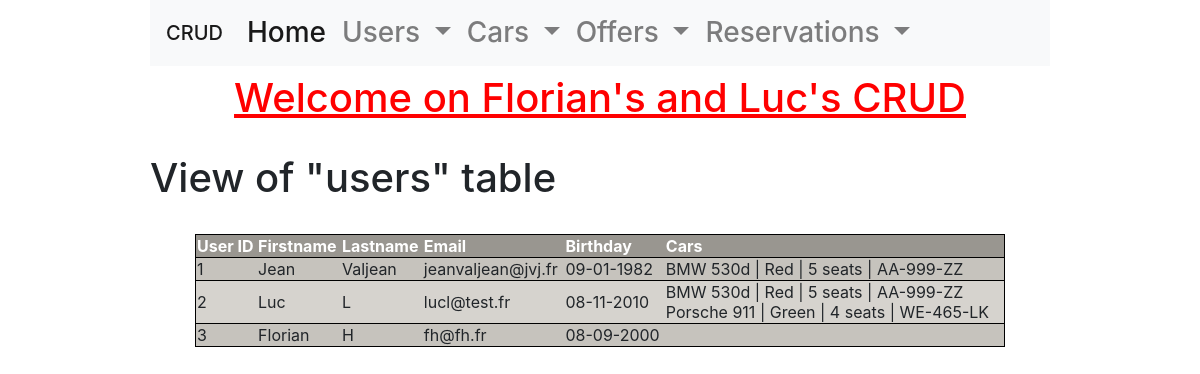
Page /Views/users_read.php on the committed database.
### tables this page shows
CREATE TABLE `users` (
  `id` int NOT NULL AUTO_INCREMENT,
  `firstname` varchar(255) NOT NULL,
  `lastname` varchar(255) NOT NULL,
  `email` varchar(255) NOT NULL,
  `birthday` datetime NOT NULL,
  PRIMARY KEY (`id`)
);

CREATE TABLE `cars` (
  `id` int NOT NULL AUTO_INCREMENT,
  `brand` varchar(255) NOT NULL,
  `model` varchar(255) NOT NULL,
  `mineral` varchar(255) NOT NULL,
  `color` varchar(255) NOT NULL,
  `nbrSlots` int NOT NULL,
  PRIMARY KEY (`id`)
);

### class/Services/DataBaseService.php (called while the page is built, shortened)
<?php
class DataBaseService
{
    private $connection;
    public function __construct()
    {
        try {
            $this->connection = new PDO(
                'mysql:host=' . self::HOST . ';port=' . self::PORT . ';dbname=' . self::DATABASE_NAME,
                self::MYSQL_USER,
                self::MYSQL_PASSWORD
            );
            $this->connection->exec("SET CHARACTER SET utf8");
        } catch (Exception $e) {
            echo 'Erreur : ' . $e->getMessage();
        }
    }
    public function getUsers(): array
    {
        $users = [];
        $sql = 'SELECT * FROM users';
        $query = $this->connection->query($sql);
        $results = $query->fetchAll(PDO::FETCH_ASSOC);
        if (!empty($results)) {
            $users = $results;
        }
        return $users;
    }
    public function getUserCars(string $userId): array
    {
        $userCars = [];
        $data = [
            'userId' => $userId,
        ];
        $sql = '
            SELECT c.*
            FROM cars as c
            LEFT JOIN users_cars as uc ON uc.car_id = c.id
            WHERE uc.user_id = :userId';
        $query = $this->connection->prepare($sql);
        $query->execute($data);
        $results = $query->fetchAll(PDO::FETCH_ASSOC);
        if (!empty($results)) {
            $userCars = $results;
        }
        return $userCars;
    }
}

### class/Services/UsersService.php (called while the page is built, shortened)
<?php
class UsersService
{
    public function getUsers(): array
    {
        $users = [];
        $dataBaseService = new DataBaseService();
        $usersDTO = $dataBaseService->getUsers();
        if (!empty($usersDTO)) {
            foreach ($usersDTO as $userDTO) {
                $user = new User();
                $user->setId($userDTO['id']);
                $user->setFirstname($userDTO['firstname']);
                $user->setLastname($userDTO['lastname']);
                $user->setEmail($userDTO['email']);
                $date = new DateTime($userDTO['birthday']);
                if ($date !== false) {
                    $user->setbirthday($date);
                }
                $cars = $this->getUserCars($userDTO['id']);
                $user->setCars($cars);
                $users[] = $user;
            }
        }
        return $users;
    }
    public function getUserCars(string $userId): array
    {
        $userCars = [];
        $dataBaseService = new DataBaseService();
        $usersCarsDTO = $dataBaseService->getUserCars($userId);
        if (!empty($usersCarsDTO)) {
            foreach ($usersCarsDTO as $userCarDTO) {
                $car = new Car();
                $car->setId($userCarDTO['id']);
                $car->setBrand($userCarDTO['brand']);
                $car->setModel($userCarDTO['model']);
                $car->setMineral($userCarDTO['mineral']);
                $car->setColor($userCarDTO['color']);
                $car->setNbrSlots($userCarDTO['nbrSlots']);
                $userCars[] = $car;
            }
        }
        return $userCars;
    }
}

### class/Entities/Car.php (called while the page is built, shortened)
<?php
class Car
{
    private $brand;
    private $model;
    private $mineral;
    private $color;
    private $nbrSlots;
    public function setId(int $id): self
    {
        return $this;
    }
    public function getBrand(): string
    {
        return $this->brand;
    }
    public function setBrand(string $brand): self
    {
        $this->brand = $brand;
        return $this;
    }
    public function getModel(): string
    {
        return $this->model;
    }
    public function setModel(string $model): self
    {
        $this->model = $model;
        return $this;
    }
    public function getMineral(): string
    {
        return $this->mineral;
    }
    public function setMineral(string $mineral): self
    {
        $this->mineral = $mineral;
        return $this;
    }
    public function getColor(): string
    {
        return $this->color;
    }
    public function setColor(string $color): self
    {
        $this->color = $color;
        return $this;
    }
    public function getNbrSlots(): int
    {
        return $this->nbrSlots;
    }
    public function setNbrSlots(int $nbrSlots): self
    {
        $this->nbrSlots = $nbrSlots;
        return $this;
    }
}

### class/Entities/User.php (called while the page is built, shortened)
<?php
class User
{
    private $id;
    private $firstname;
    private $lastname;
    private $email;
    private $birthday;
    private $cars;
    public function getId(): string
    {
        return $this->id;
    }
    public function setId(string $id): void
    {
        $this->id = $id;
    }
    public function getFirstname(): string
    {
        return $this->firstname;
    }
    public function setFirstname(string $firstname): void
    {
        $this->firstname = $firstname;
    }
    public function getLastname(): string
    {
        return $this->lastname;
    }
    public function setLastname(string $lastname): void
    {
        $this->lastname = $lastname;
    }
    public function getEmail(): string
    {
        return $this->email;
    }
    public function setEmail(string $email): void
    {
        $this->email = $email;
    }
    public function getBirthday(): DateTime
    {
        return $this->birthday;
    }
    public function setBirthday(DateTime $birthday): void
    {
        $this->birthday = $birthday;
    }
    public function getCars(): ?array
    {
        return $this->cars;
    }
    public function setCars(array $cars)
    {
        $this->cars = $cars;
        return $this;
    }
}

### class/Controllers/UsersController.php (the view, shortened to what this page needs)
<?php
class UsersController
{
    public function getUsers(): string
    {
        $html = '';
        $usersService = new UsersService();
        $users = $usersService->getUsers();
        foreach ($users as $user) {
            $html .=
                '<tr>'.
                '<td>'.$user->getId().'</td>'.
                '<td>'.$user->getFirstname().'</td>'.
                '<td>'.$user->getLastname().'</td>'.
                '<td>'.$user->getEmail().'</td>'.
                '<td>'.$user->getBirthday()->format('d-m-Y').'</td>'.
                '<td>';
            foreach($user->getCars() as $car) {
                $html .=
                    $car->getBrand().' '.
                    $car->getModel().' | '.
                    $car->getColor().' | '.
                    $car->getNbrSlots().' seats | '.
                    $car->getMineral().
                '<br/>';
            }
            $html .= '</td>';
        }
        return $html;
    }
}

### Views/header.php (shortened to what this page needs)
<html>
	<head>
		<link rel="stylesheet" href="https://cdn.jsdelivr.net/npm/bootstrap@4.3.1/dist/css/bootstrap.min.css">
		<link rel="stylesheet" href="../css/index.css"/>
	</head>
	<body>
    	<header>
    		<nav class="navbar navbar-expand-lg navbar-light bg-light h3">
              <a class="navbar-brand" href="#">CRUD</a>
              <div class="collapse navbar-collapse" id="navbarSupportedContent">
                <ul class="navbar-nav mr-auto">
                  <li class="nav-item active">
                    <a class="nav-link" href="index.php">Home<span class="sr-only">(current)</span></a>
                  </li>
                  <li class="nav-item dropdown">
                    <a class="nav-link dropdown-toggle" href="#" id="navbarDropdown" role="button" data-toggle="dropdown" aria-haspopup="true" aria-expanded="false">
                      Users
                    </a>
                  </li>
                  <li class="nav-item dropdown">
                    <a class="nav-link dropdown-toggle" href="#" id="navbarDropdown" role="button" data-toggle="dropdown" aria-haspopup="true" aria-expanded="false">
                      Cars
                    </a>
                  </li>
                  <li class="nav-item dropdown">
                    <a class="nav-link dropdown-toggle" href="#" id="navbarDropdown" role="button" data-toggle="dropdown" aria-haspopup="true" aria-expanded="false">
                      Offers
                    </a>
                  </li>
                  <li class="nav-item dropdown">
                    <a class="nav-link dropdown-toggle" href="#" id="navbarDropdown" role="button" data-toggle="dropdown" aria-haspopup="true" aria-expanded="false">
                      Reservations
                    </a>
                  </li>
                </ul>
              </div>
            </nav>
    		<h1>Welcome on Florian's and Luc's CRUD</h1>
    	</header>

### Views/users_read.php (shortened to what this page needs)
<?php
    include 'header.php';
?>
<br/>
<p class="h1">View of "users" table</p>
<br/>
<table>
	<tr>
		<th>User ID</th>
    	<th>Firstname</th>
    	<th>Lastname</th>
    	<th>Email</th>
    	<th>Birthday</th>
    	<th>Cars</th>
	</tr>
    <?php
        $controller = new UsersController();
        echo $controller->getUsers();
    ?>
</table>
<?php include 'footer.php'; ?>

### Views/footer.php (shortened to what this page needs)
    </body>
</html>

### css/index.css (style rules this page uses)
html { width: 75%; margin: auto; font-family: 'K2D'; }
h1 { text-align: center; color: red; text-decoration: underline; }
table { margin: auto; border-collapse: collapse; width: 90%; }
th { text-align: left; color: white; background: #999690; }
tr { text-align: left; border: 1px solid black; }
tr:nth-child(even) { background: #c6c3bd; }
tr:nth-child(odd) { background: #d6d3ce; }

### rows in the picture
users: id "1", firstname "Jean", lastname "Valjean", email "jeanvaljean@jvj.fr", format "09-01-1982"
cars: brand "BMW", model "530d", color "Red", nbrSlots "5", mineral "AA-999-ZZ"
users: id "2", firstname "Luc", lastname "L", email "lucl@test.fr", format "08-11-2010"
cars: brand "Porsche", model "911", color "Green", nbrSlots "4", mineral "WE-465-LK"
users: id "3", firstname "Florian", lastname "H", email "fh@fh.fr", format "08-09-2000"
